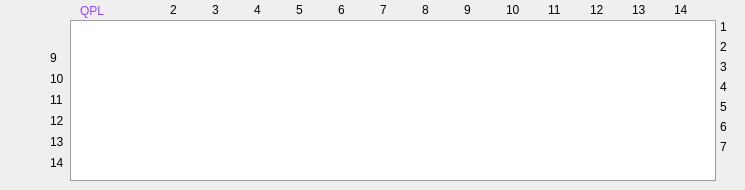
        <widget class="QWidget" name="page_2">
         <widget class="QWidget" name="layoutWidget">
          <property name="geometry">
           <rect>
            <x>720</x>
            <y>20</y>
            <width>16</width>
            <height>136</height>
           </rect>
          </property>
          <layout class="QVBoxLayout" name="verticalLayout_11">
           <item>
            <widget class="QLabel" name="label_61">
             <property name="minimumSize">
              <size>
               <width>0</width>
               <height>14</height>
              </size>
             </property>
             <property name="maximumSize">
              <size>
               <width>21</width>
               <height>14</height>
              </size>
             </property>
             <property name="text">
              <string>1</string>
             </property>
            </widget>
           </item>
           <item>
            <widget class="QLabel" name="label_62">
             <property name="minimumSize">
              <size>
               <width>0</width>
               <height>14</height>
              </size>
             </property>
             <property name="maximumSize">
              <size>
               <width>21</width>
               <height>14</height>
              </size>
             </property>
             <property name="text">
              <string>2</string>
             </property>
            </widget>
           </item>
           <item>
            <widget class="QLabel" name="label_63">
             <property name="minimumSize">
              <size>
               <width>0</width>
               <height>14</height>
              </size>
             </property>
             <property name="maximumSize">
              <size>
               <width>21</width>
               <height>14</height>
              </size>
             </property>
             <property name="text">
              <string>3</string>
             </property>
            </widget>
           </item>
           <item>
            <widget class="QLabel" name="label_64">
             <property name="minimumSize">
              <size>
               <width>0</width>
               <height>14</height>
              </size>
             </property>
             <property name="maximumSize">
              <size>
               <width>21</width>
               <height>14</height>
              </size>
             </property>
             <property name="text">
              <string>4</string>
             </property>
            </widget>
           </item>
           <item>
            <widget class="QLabel" name="label_65">
             <property name="minimumSize">
              <size>
               <width>0</width>
               <height>14</height>
              </size>
             </property>
             <property name="maximumSize">
              <size>
               <width>21</width>
               <height>14</height>
              </size>
             </property>
             <property name="text">
              <string>5</string>
             </property>
            </widget>
           </item>
           <item>
            <widget class="QLabel" name="label_66">
             <property name="minimumSize">
              <size>
               <width>0</width>
               <height>14</height>
              </size>
             </property>
             <property name="maximumSize">
              <size>
               <width>21</width>
               <height>14</height>
              </size>
             </property>
             <property name="text">
              <string>6</string>
             </property>
            </widget>
           </item>
           <item>
            <widget class="QLabel" name="label_67">
             <property name="minimumSize">
              <size>
               <width>0</width>
               <height>14</height>
              </size>
             </property>
             <property name="maximumSize">
              <size>
               <width>21</width>
               <height>14</height>
              </size>
             </property>
             <property name="text">
              <string>7</string>
             </property>
            </widget>
           </item>
          </layout>
         </widget>
         <widget class="QLabel" name="label_68">
          <property name="geometry">
           <rect>
            <x>80</x>
            <y>0</y>
            <width>51</width>
            <height>21</height>
           </rect>
          </property>
          <property name="styleSheet">
           <string notr="true">QLabel#label_68
{
	color: rgb(154, 66, 255);
	font: 75 16pt &quot;新宋体&quot;;
}</string>
          </property>
          <property name="text">
           <string>QPL</string>
          </property>
         </widget>
         <widget class="QWidget" name="layoutWidget_5">
          <property name="geometry">
           <rect>
            <x>170</x>
            <y>0</y>
            <width>542</width>
            <height>20</height>
           </rect>
          </property>
          <property name="minimumSize">
           <size>
            <width>36</width>
            <height>14</height>
           </size>
          </property>
          <layout class="QHBoxLayout" name="horizontalLayout_9">
           <item>
            <widget class="QLabel" name="label_69">
             <property name="minimumSize">
              <size>
               <width>36</width>
               <height>14</height>
              </size>
             </property>
             <property name="maximumSize">
              <size>
               <width>36</width>
               <height>14</height>
              </size>
             </property>
             <property name="text">
              <string>2</string>
             </property>
            </widget>
           </item>
           <item>
            <widget class="QLabel" name="label_70">
             <property name="minimumSize">
              <size>
               <width>36</width>
               <height>14</height>
              </size>
             </property>
             <property name="maximumSize">
              <size>
               <width>36</width>
               <height>14</height>
              </size>
             </property>
             <property name="text">
              <string>3</string>
             </property>
            </widget>
           </item>
           <item>
            <widget class="QLabel" name="label_71">
             <property name="minimumSize">
              <size>
               <width>36</width>
               <height>14</height>
              </size>
             </property>
             <property name="maximumSize">
              <size>
               <width>36</width>
               <height>14</height>
              </size>
             </property>
             <property name="text">
              <string>4</string>
             </property>
            </widget>
           </item>
           <item>
            <widget class="QLabel" name="label_72">
             <property name="minimumSize">
              <size>
               <width>36</width>
               <height>14</height>
              </size>
             </property>
             <property name="maximumSize">
              <size>
               <width>36</width>
               <height>14</height>
              </size>
             </property>
             <property name="text">
              <string>5</string>
             </property>
            </widget>
           </item>
           <item>
            <widget class="QLabel" name="label_73">
             <property name="minimumSize">
              <size>
               <width>36</width>
               <height>14</height>
              </size>
             </property>
             <property name="maximumSize">
              <size>
               <width>36</width>
               <height>14</height>
              </size>
             </property>
             <property name="text">
              <string>6</string>
             </property>
            </widget>
           </item>
           <item>
            <widget class="QLabel" name="label_74">
             <property name="minimumSize">
              <size>
               <width>36</width>
               <height>14</height>
              </size>
             </property>
             <property name="maximumSize">
              <size>
               <width>36</width>
               <height>14</height>
              </size>
             </property>
             <property name="text">
              <string>7</string>
             </property>
            </widget>
           </item>
           <item>
            <widget class="QLabel" name="label_75">
             <property name="minimumSize">
              <size>
               <width>36</width>
               <height>14</height>
              </size>
             </property>
             <property name="maximumSize">
              <size>
               <width>36</width>
               <height>14</height>
              </size>
             </property>
             <property name="text">
              <string>8</string>
             </property>
            </widget>
           </item>
           <item>
            <widget class="QLabel" name="label_76">
             <property name="minimumSize">
              <size>
               <width>36</width>
               <height>14</height>
              </size>
             </property>
             <property name="maximumSize">
              <size>
               <width>36</width>
               <height>14</height>
              </size>
             </property>
             <property name="text">
              <string>9</string>
             </property>
            </widget>
           </item>
           <item>
            <widget class="QLabel" name="label_77">
             <property name="minimumSize">
              <size>
               <width>36</width>
               <height>14</height>
              </size>
             </property>
             <property name="maximumSize">
              <size>
               <width>36</width>
               <height>14</height>
              </size>
             </property>
             <property name="text">
              <string>10</string>
             </property>
            </widget>
           </item>
           <item>
            <widget class="QLabel" name="label_78">
             <property name="minimumSize">
              <size>
               <width>36</width>
               <height>14</height>
              </size>
             </property>
             <property name="maximumSize">
              <size>
               <width>36</width>
               <height>14</height>
              </size>
             </property>
             <property name="text">
              <string>11</string>
             </property>
            </widget>
           </item>
           <item>
            <widget class="QLabel" name="label_79">
             <property name="minimumSize">
              <size>
               <width>36</width>
               <height>14</height>
              </size>
             </property>
             <property name="maximumSize">
              <size>
               <width>36</width>
               <height>14</height>
              </size>
             </property>
             <property name="text">
              <string>12</string>
             </property>
            </widget>
           </item>
           <item>
            <widget class="QLabel" name="label_80">
             <property name="minimumSize">
              <size>
               <width>36</width>
               <height>14</height>
              </size>
             </property>
             <property name="maximumSize">
              <size>
               <width>36</width>
               <height>14</height>
              </size>
             </property>
             <property name="text">
              <string>13</string>
             </property>
            </widget>
           </item>
           <item>
            <widget class="QLabel" name="label_81">
             <property name="minimumSize">
              <size>
               <width>36</width>
               <height>14</height>
              </size>
             </property>
             <property name="maximumSize">
              <size>
               <width>36</width>
               <height>14</height>
              </size>
             </property>
             <property name="text">
              <string>14</string>
             </property>
            </widget>
           </item>
          </layout>
         </widget>
         <widget class="QFrame" name="qplFrame">
          <property name="geometry">
           <rect>
            <x>70</x>
            <y>20</y>
            <width>656</width>
            <height>161</height>
           </rect>
          </property>
          <property name="styleSheet">
           <string notr="true">QFrame{
    border: 1px solid #9D9D9D;
	background-color: #FFFFFF;
	border-radius:0px;
    padding:0 0px;
	margin-right: 10px;
}</string>
          </property>
          <property name="frameShape">
           <enum>QFrame::StyledPanel</enum>
          </property>
          <property name="frameShadow">
           <enum>QFrame::Raised</enum>
          </property>
          <layout class="QVBoxLayout" name="verticalLayout_12">
           <property name="spacing">
            <number>0</number>
           </property>
           <property name="topMargin">
            <number>0</number>
           </property>
           <property name="bottomMargin">
            <number>0</number>
           </property>
          </layout>
         </widget>
         <widget class="QWidget" name="layoutWidget_6">
          <property name="geometry">
           <rect>
            <x>50</x>
            <y>50</y>
            <width>16</width>
            <height>121</height>
           </rect>
          </property>
          <layout class="QVBoxLayout" name="verticalLayout_13">
           <item>
            <widget class="QLabel" name="label_82">
             <property name="minimumSize">
              <size>
               <width>0</width>
               <height>14</height>
              </size>
             </property>
             <property name="maximumSize">
              <size>
               <width>21</width>
               <height>14</height>
              </size>
             </property>
             <property name="text">
              <string>9</string>
             </property>
            </widget>
           </item>
           <item>
            <widget class="QLabel" name="label_83">
             <property name="minimumSize">
              <size>
               <width>0</width>
               <height>14</height>
              </size>
             </property>
             <property name="maximumSize">
              <size>
               <width>21</width>
               <height>14</height>
              </size>
             </property>
             <property name="text">
              <string>10</string>
             </property>
            </widget>
           </item>
           <item>
            <widget class="QLabel" name="label_84">
             <property name="minimumSize">
              <size>
               <width>0</width>
               <height>14</height>
              </size>
             </property>
             <property name="maximumSize">
              <size>
               <width>21</width>
               <height>14</height>
              </size>
             </property>
             <property name="text">
              <string>11</string>
             </property>
            </widget>
           </item>
           <item>
            <widget class="QLabel" name="label_85">
             <property name="minimumSize">
              <size>
               <width>0</width>
               <height>14</height>
              </size>
             </property>
             <property name="maximumSize">
              <size>
               <width>21</width>
               <height>14</height>
              </size>
             </property>
             <property name="text">
              <string>12</string>
             </property>
            </widget>
           </item>
           <item>
            <widget class="QLabel" name="label_86">
             <property name="minimumSize">
              <size>
               <width>0</width>
               <height>14</height>
              </size>
             </property>
             <property name="maximumSize">
              <size>
               <width>21</width>
               <height>14</height>
              </size>
             </property>
             <property name="text">
              <string>13</string>
             </property>
            </widget>
           </item>
           <item>
            <widget class="QLabel" name="label_87">
             <property name="minimumSize">
              <size>
               <width>0</width>
               <height>14</height>
              </size>
             </property>
             <property name="maximumSize">
              <size>
               <width>21</width>
               <height>14</height>
              </size>
             </property>
             <property name="text">
              <string>14</string>
             </property>
            </widget>
           </item>
          </layout>
         </widget>
        </widget>
